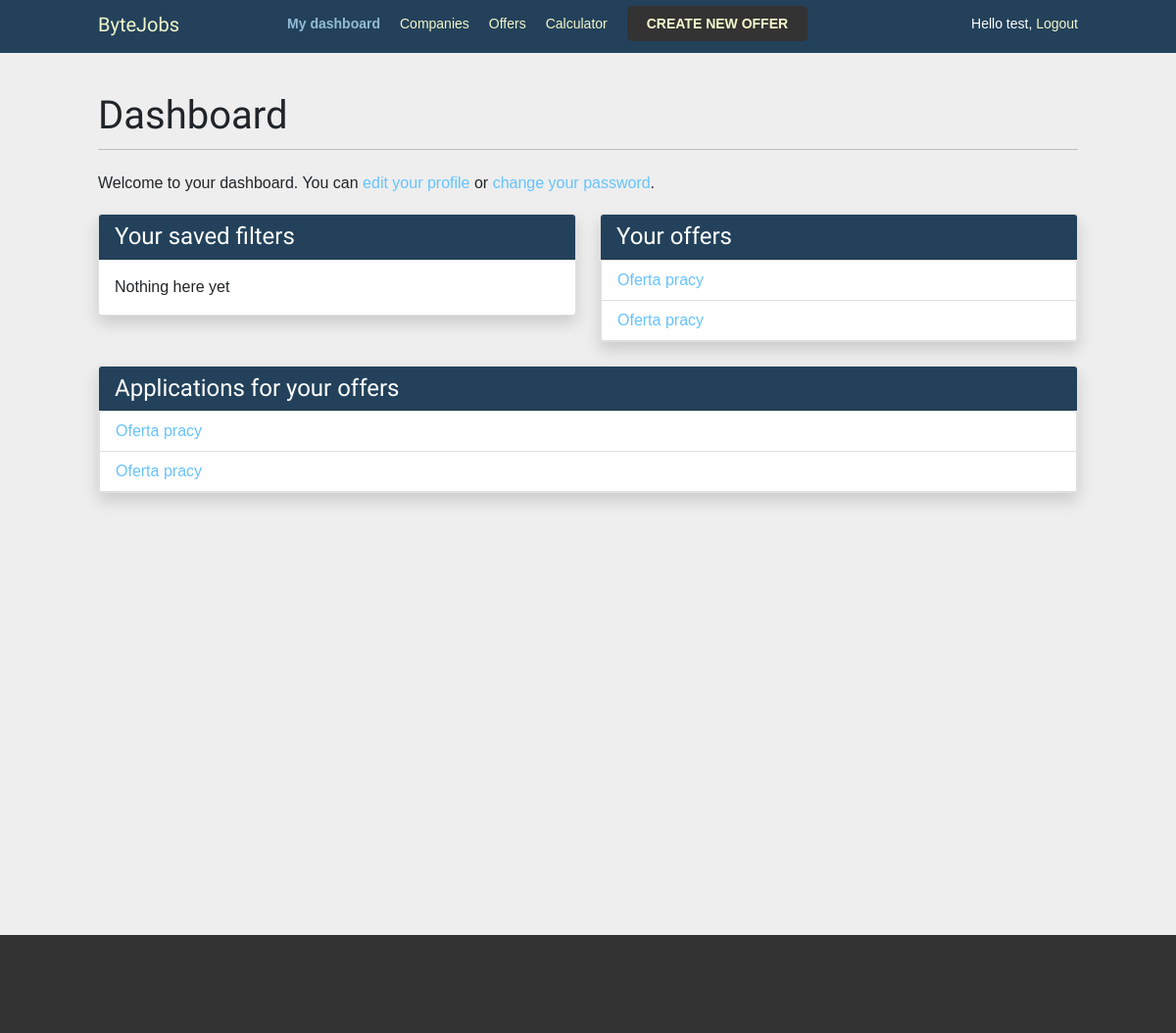
The app's page /account/ (signed in), older data.
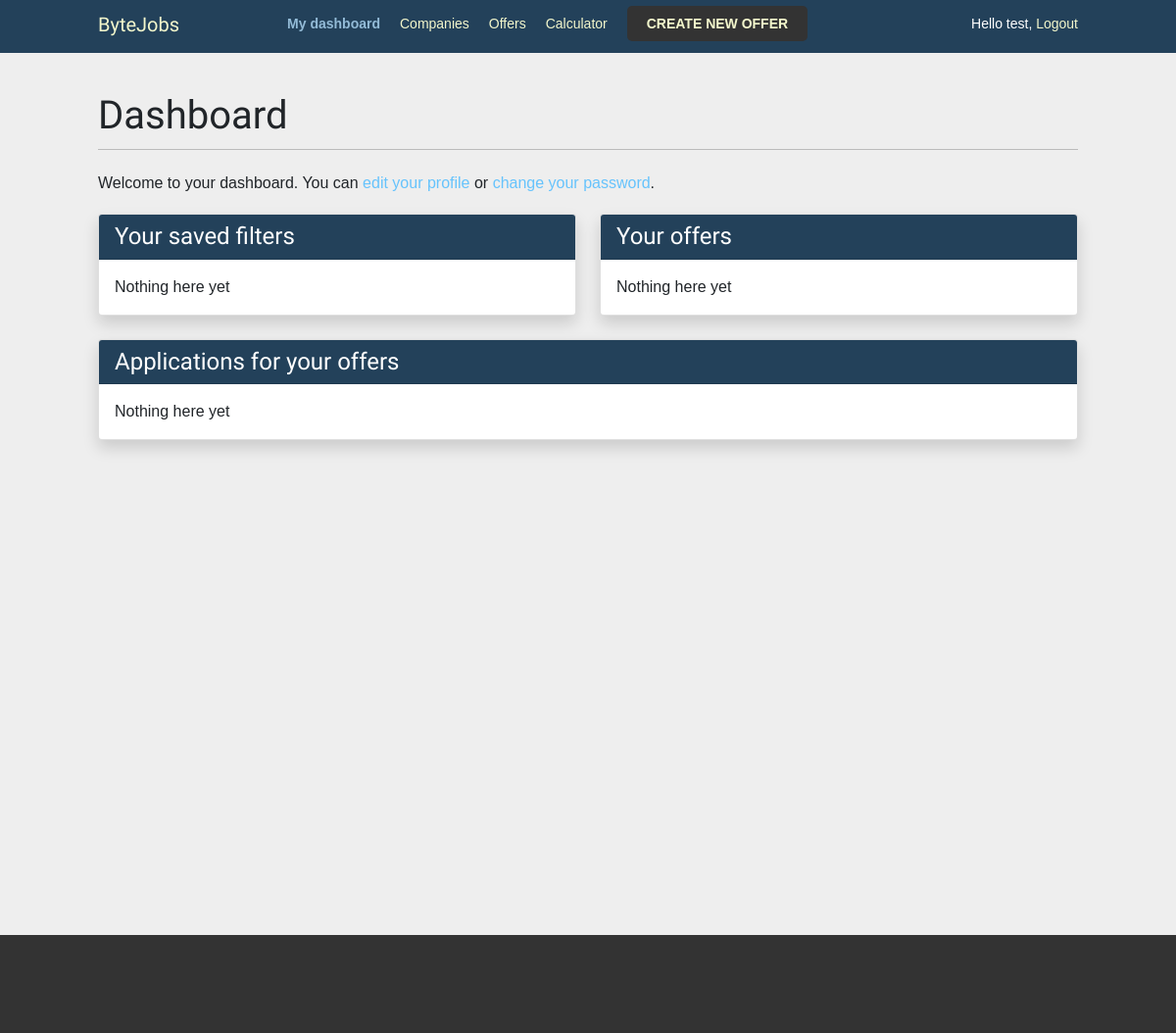
The same page, newer data.
### account/models.py (models this page shows, shortened)
class Offer(models.Model):
    offer_company = models.ForeignKey('Company', on_delete=models.CASCADE)
    offer_title = models.CharField(max_length=100, default='Oferta pracy')
    offer_tech = models.ForeignKey('Technology', on_delete=models.CASCADE)
    offer_skills = models.ManyToManyField('Skill', blank=True)
    offer_description = models.CharField(max_length=250, default='Opis oferty pracy')
    offer_post_time = models.DateTimeField(auto_now_add=True)
    offer_range_min = models.PositiveIntegerField(default=0)
    offer_range_max = models.PositiveIntegerField(default=0)
    offer_seniority = models.ForeignKey('Seniority', default=2, on_delete=models.CASCADE)
    offer_location = models.ForeignKey('Location', default=1, on_delete=models.CASCADE)
    def __str__(self):
        return self.offer_title

class Application(models.Model):
    user = models.ForeignKey(User, on_delete=models.CASCADE, null=True)
    company = models.ForeignKey('Company', on_delete=models.CASCADE, blank=True)
    offer = models.ForeignKey('Offer', on_delete=models.CASCADE)
    full_name = models.CharField(max_length=100) #combine first and last name
    app_text = models.TextField(max_length=10000, verbose_name='Application info')
    email = models.EmailField(max_length=100)
    cv = models.BooleanField(default=False)
    applied_time = models.DateTimeField(auto_now_add=True)

### account/views.py (the view)
# urls.py: path('', views.dashboard, name='dashboard'),
@login_required
def dashboard(request):
    filters = Filter.objects.filter(user=request.user)
    applications = Application.objects.filter(user=request.user)
    offers = ''
    try:
        if request.user.company:
            applications = Application.objects.filter(company=request.user.company)
            offers = Offer.objects.filter(offer_company=request.user.company)
    except ObjectDoesNotExist:
        pass
    return render(request,
                  'account/dashboard.html',
                  {'section': 'dashboard', 'filters': filters, 'applications': applications, 'offers': offers})

### account/templates/account/dashboard.html (shortened to what this page needs)
{% extends "base.html" %}
{% block content %}
  <h1>Dashboard</h1>
  <p>
     Welcome to your dashboard. You can
    {% if request.user.company %}
    <a href="{% url 'edit_company' %}">
    {% else %}
    <a href="{% url 'edit_user' %}">
    {% endif %}
    edit your profile</a> or <a href="{% url 'password_change' %}">change your password</a>.
  </p>
  <div class="row">
    {% if filters %}
      <div class="col-lg-6 mb-4">
        <div class="card shadow">
          <h4 class="card-header">Your saved filters</h4>
          <ul class="list-group d-flex justify-content-start">
            {% for filter in filters %}
              <li class="list-group-item"><a href="{% url 'offer_list' %}?offer_tech={{ filter.tech.id|default_if_none:'' }}&{{ filter.get_skill_query }}offer_seniority={{ filter.seniority.id|default_if_none:'' }}&offer_location={{ filter.location.id|default_if_none:'' }}">{{ filter }}</a></li>
            {% endfor %}
          </ul>
        </div>
      </div>
    {% else %}
      <div class="col-lg-6 mb-4">
        <div class="card shadow">
          <h4 class="card-header">Your saved filters</h4>
          <div class="card-body">Nothing here yet</div>
        </div>
      </div>
    {% endif %}
    {% if request.user.company %}
      {% if offers %}
        <div class="col-lg-6 mb-4">
          <div class="card shadow">
            <h4 class="card-header">Your offers</h4>
            <ul class="list-group d-flex justify-content-start">
              {% for offer in offers %}
                <li class="list-group-item"><a href="{% url 'offer_detail' offer.pk %}">{{ offer.offer_title }}</a></li>
              {% endfor %}
            </ul>
          </div>
        </div>
      {% else %}
        <div class="col-lg-6 mb-4">
          <div class="card shadow">
            <h4 class="card-header">Your offers</h4>
            <div class="card-body">Nothing here yet</div>
          </div>
        </div>
      {% endif %}
    {% endif %}
  </div>
  {% if request.user.company %}
    <div class="row">
      {% if applications %}
        <div class="col-lg mb-4">
          <div class="card shadow">
            <h4 class="card-header">Applications for your offers</h4>
            <ul class="list-group d-flex justify-content-start">
              {% for application in applications %}
                <li class="list-group-item"><a href="{% url 'application_detail' application.pk %}">{{ application.offer }}</a></li>
              {% endfor %}
            </ul>
          </div>
        </div>
      {% else %}
        <div class="col-lg mb-4">
          <div class="card shadow">
            <h4 class="card-header">Applications for your offers</h4>
            <div class="card-body">Nothing here yet</div>
          </div>
        </div>
      {% endif %}
    </div>
  {% endif %}
{% endblock %}

Row changes from the older to the newer data that the page shows:
removed Offer: offer_title "Oferta pracy"
removed Offer: offer_title "Oferta pracy"
removed Application: offer "Oferta pracy"
removed Application: offer "Oferta pracy"
Text that changed along with them:
text now shown: "Nothing here yet Nothing here yet"
